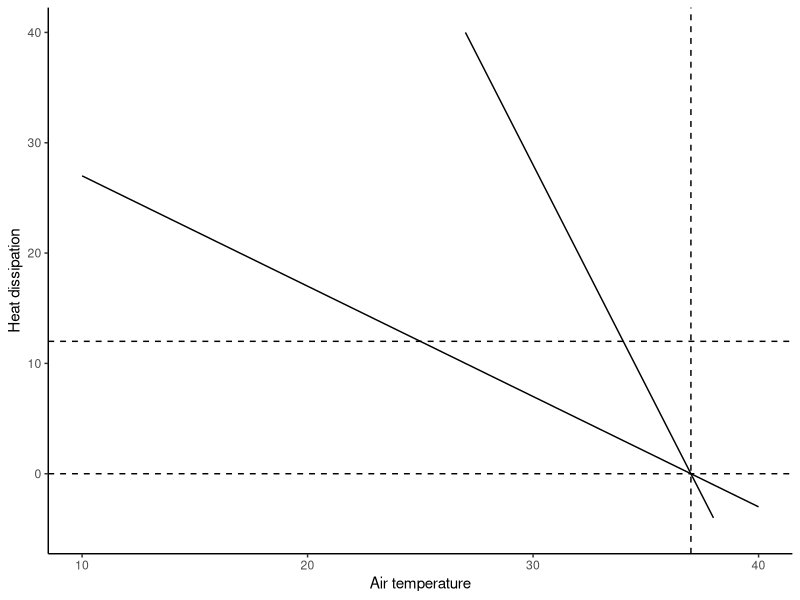
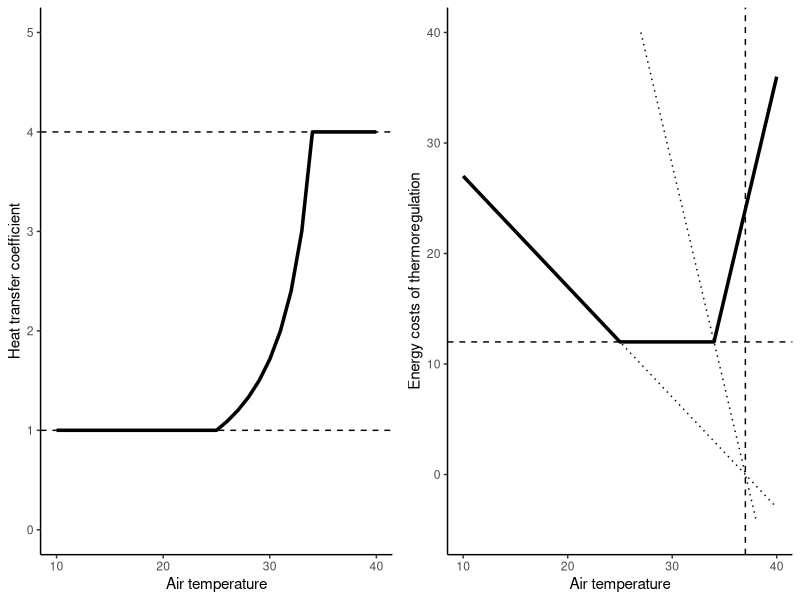
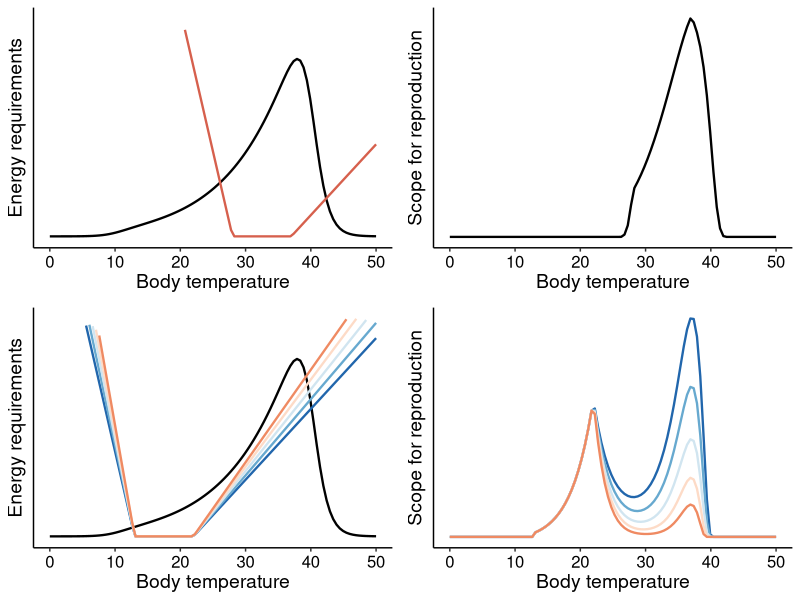
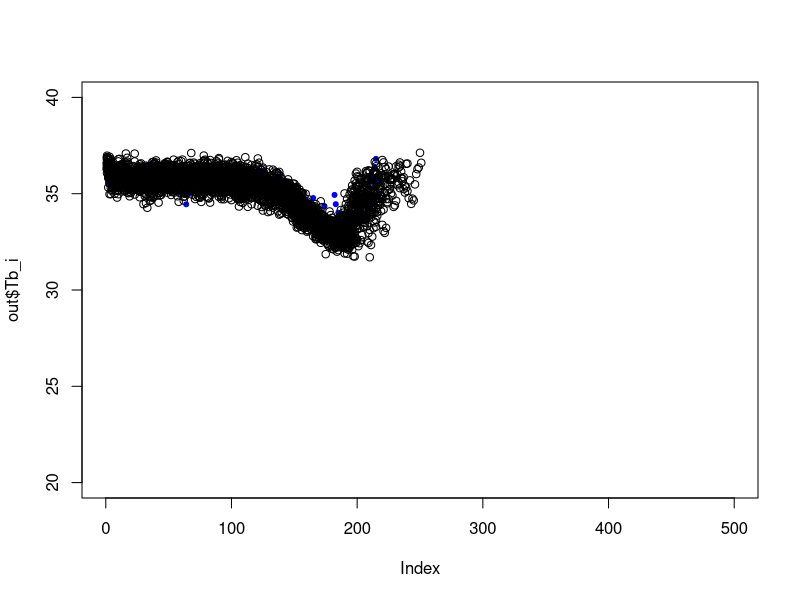
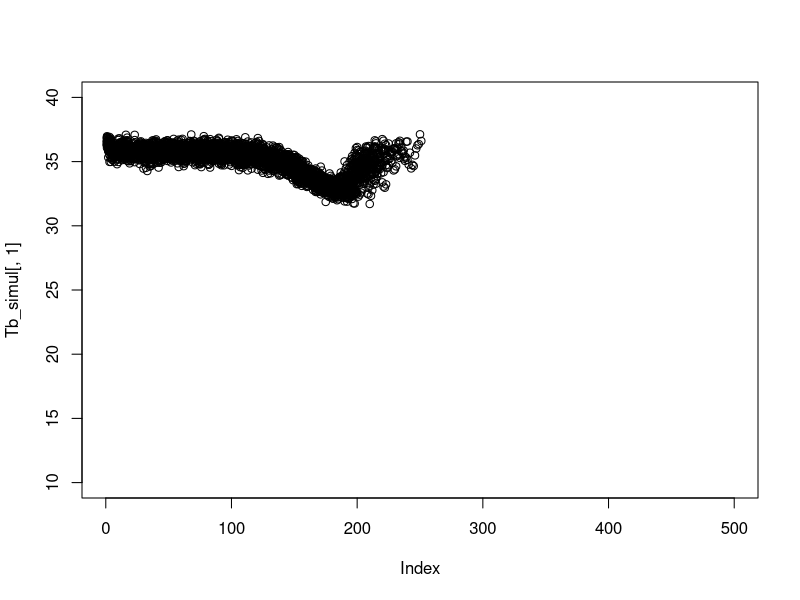
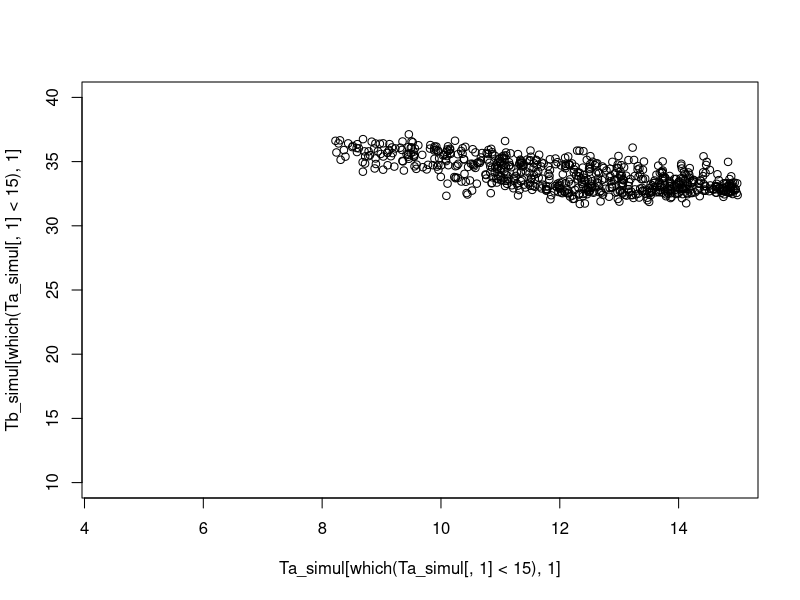
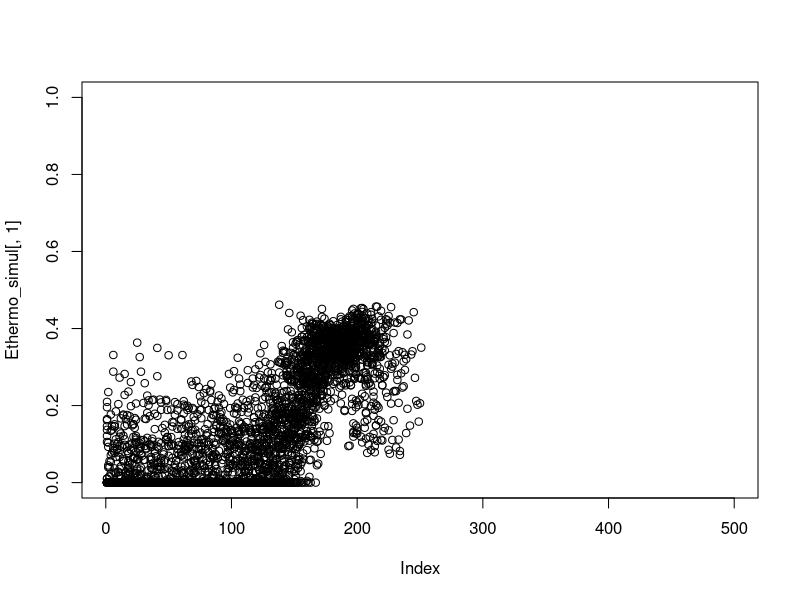
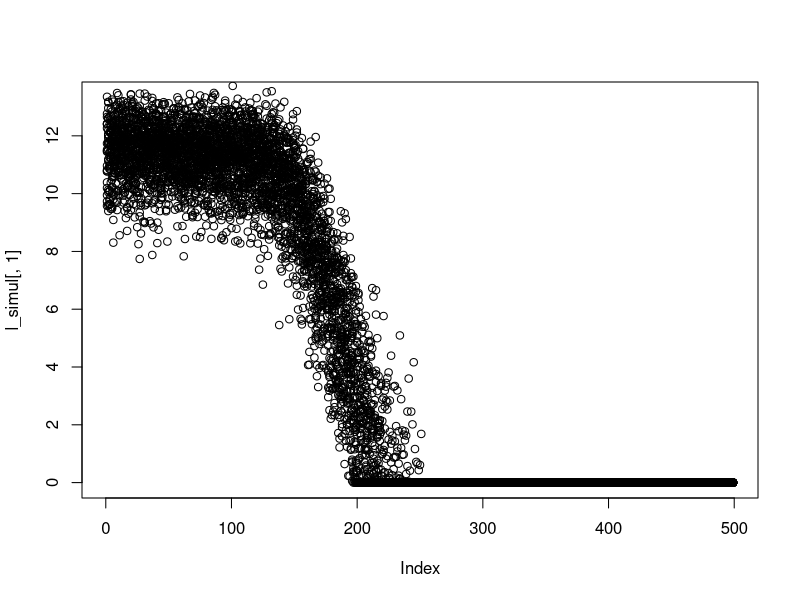

Source code (R) for these figures, in order: (Note: this script raises an error after producing the figures.)
######## R Code for the article ######################################################################
## Rubalcaba, J.G. (in review) "The evolution of homeothermic endothermy as a result of life-history optimization"
## jg.rubalcaba@gmail.com
###################################################################################################### 

######## Temperature Functions ######## 

# temperature dependence of energy assimilation
phi_Tb <- function(Tb, T_A =	10332, T_AL =	50000, T_AH = 90000, T_L = 283.15, T_H = 313.15, T_ref =	293.15){
  phi <- exp(T_A/T_ref - T_A/(Tb+273)) / (1 + exp(T_AL/(Tb+273) - T_AL/T_L) + exp(T_AH/T_H - T_AH/(Tb+273)))
  return(phi)
}
# energy costs of thermoregulation
theta_Tb <- function(Tb, Ta, hmin=1, hmax=4, B=12, gamma=1){
  if(length(Tb)==1 & length(Ta)==1){
    Thmin <- B/hmin+Ta
    Thmax <- B/hmax+Ta
    
    h <- B/(Tb-Ta)
    h[Tb>=Thmin] <- hmin
    h[Tb<Thmax] <- hmax
    
    Qtot <- Qt <- h * (Tb-Ta) - B
    Qt[Tb>Thmax] <- Qtot[Tb>Thmax] 
    Qt[Tb<Thmin] <- -gamma*Qtot[Tb<Thmin] 
  }
  if(length(Ta)>1 & length(Tb)==1){
    Thmin <- Tb-B/hmin
    Thmax <- Tb-B/hmax

    h <- B/(Tb-Ta)
    h[Ta<=Thmin] <- hmin
    h[Ta>Thmax] <- hmax
    
    Qtot <- Qt <- h * (Tb-Ta) - B
    Qt[Ta<Thmin] <- Qtot[Ta<Thmin] 
    Qt[Ta>Thmax] <- -gamma*Qtot[Ta>Thmax] 
  }
  if(length(Tb)>1 & length(Ta)==1){
    Thmin <- B/hmin+Ta
    Thmax <- B/hmax+Ta
    
    h <- B/(Tb-Ta)
    h[Tb>=Thmin] <- hmin
    h[Tb<Thmax] <- hmax

    Qtot <- Qt <- h * (Tb-Ta) - B
    Qt[Tb>Thmax] <- Qtot[Tb>Thmax] 
    Qt[Tb<Thmin] <- -gamma*Qtot[Tb<Thmin] 
  }
  return(Qt)
}

## Details on thermoregulation costs model
Tb=37   # Body temperature
Ta=10:40# Air temperature
hmin=1  # Min and Max heat transfer coefficients: determine the range within 
hmax=4  #       which the animal can thermoregulate by adjusting the thermal conductivity 
        #       without incurring energy costs
B=12    # Basal metabolic heat production   
gamma=1 # Cooling rate-energy conversion coefficient

Qmin <- hmin*(Tb-Ta) # Min and max heat dissipation rates given 
Qmax <- hmax*(Tb-Ta) # min and max heat transfer coefficients

require(ggplot2)
ggplot() + theme_classic() + ylab("Heat dissipation") + xlab("Air temperature") +
  ylim(-5,40) +
  geom_line(mapping=aes(y=Qmin, x=Ta)) + geom_line(mapping=aes(y=Qmax, x=Ta)) +
  geom_hline(yintercept = B, linetype="dashed") +
  geom_hline(yintercept = 0, linetype="dashed") +
  geom_vline(xintercept = Tb, linetype="dashed")

Thmin <- Tb-B/hmin # air temperatures at which hmin / hmax are reached
Thmax <- Tb-B/hmax
 
h <- B/(Tb-Ta) # heat transfer coefficient required to maintain heat production at basal
h[Ta<=Thmin] <- hmin # constrain the required h within hmin and hmax
h[Ta>Thmax] <- hmax 

p1 <- ggplot() + theme_classic() + ylab("Heat transfer coefficient") + xlab("Air temperature") +
  ylim(0,5) + xlim(10,40) +
  geom_line(mapping=aes(y=h, x=Ta), size=1.2) +
  geom_hline(yintercept = hmin, linetype="dashed") +
  geom_hline(yintercept = hmax, linetype="dashed")

Qtot <- Qt <- h * (Tb-Ta) - B 
Qt[Ta<Thmin] <- Qtot[Ta<Thmin] # Energy cost of heating 
Qt[Ta>Thmax] <- -gamma*Qtot[Ta>Thmax] # Energy cost of cooling 

p2 <- ggplot() + theme_classic() + ylab("Energy costs of thermoregulation") + xlab("Air temperature") +
  ylim(-5,40) +
  geom_line(mapping=aes(y=Qmin, x=Ta), lty=3) + 
  geom_line(mapping=aes(y=Qmax, x=Ta), lty=3) +
  geom_line(mapping=aes(y=Qt+B, x=Ta), size=1.2) +
  geom_hline(yintercept = B, linetype="dashed") +
  geom_vline(xintercept = Tb, linetype="dashed")

require(ggpubr)
ggarrange(p1,p2)

######## Analytical solution energy budget : fitness + growth ######## 

balance_function <- function(t0, tmat, tfin, Tb, Ta, mu, lambda, kappa, b, v, a, beta, c){
  phi = phi_Tb(Tb)
  mu_phi = mu * phi
  lambda_phi = lambda * phi
  kappa_theta = kappa * theta_Tb(Tb,Ta)
  
  linf <- (mu_phi - kappa_theta) / lambda_phi
  linf[linf<0]<-0
  k <- lambda_phi*(1-b)
  
  t <- t0:tfin
  T_t <- (1-v) * (t - t0) - v/a * (log(1 + exp(-a*(t-tmat))) - log(1 + exp(-a*(t0-tmat))))
  
  l <- linf * (1 - exp(-k*T_t))
  
  p_t <- v / (1 + exp(-a*(t-tmat)))
  integral <- p_t * l^2 * (linf - l)
  integral_t0 <- integral[1]
  integral_tfin <- integral[tfin]
  
  f <- 3 * beta * k/c * (integral_tfin-integral_t0)
  return(cbind(l,f,t))
}

Tb <- seq(0, 50,length.out=100) # body temperature range
Ta1=25 # Initial ambient temperature (warm)
Ta2=10 # Final ambient temperature (cold)

mu = 0.05
lambda = 0.001
tmat=365
tfin=365*5

v = 0.9
a = 1
t0 = 0

beta = 1
c = 1
b = 2/3

w0=1
Eassim_Emaint <- mu * w0^0.667 * phi_Tb(Tb) - lambda * w0 * phi_Tb(Tb)

kappa=0.013
Ethermo_37 <- kappa * w0^0.667 * theta_Tb(Tb, Ta1)

kappa=0.013
Ethermo_20_001 <- kappa * w0^0.667 * theta_Tb(Tb, Ta2)
kappa=0.014
Ethermo_20_005 <- kappa * w0^0.667 * theta_Tb(Tb, Ta2)
kappa=0.015
Ethermo_20_010 <- kappa * w0^0.667 * theta_Tb(Tb, Ta2)
kappa=0.016
Ethermo_20_015 <- kappa * w0^0.667 * theta_Tb(Tb, Ta2)
kappa=0.017
Ethermo_20_020 <- kappa * w0^0.667 * theta_Tb(Tb, Ta2)

out_37 <- out_20_0.001 <- out_20_0.005 <- out_20_0.010 <- out_20_0.015 <- out_20_0.020 <- as.data.frame(array(NA, dim=c(100, 3)))
for(i in 1:100){
  kappa=0.013
  out <- balance_function(t0, tmat, tfin, Tb[i], Ta1, mu, lambda, kappa, b, v, a, beta, c)
  out_37[i,] <- out[tfin,]
  
  kappa=0.013
  out <- balance_function(t0, tmat, tfin, Tb[i], Ta2, mu, lambda, kappa, b, v, a, beta, c)
  out_20_0.001[i,] <- out[tfin,]
  kappa=0.014
  out <- balance_function(t0, tmat, tfin, Tb[i], Ta2, mu, lambda, kappa, b, v, a, beta, c)
  out_20_0.005[i,] <- out[tfin,]
  kappa=0.015
  out <- balance_function(t0, tmat, tfin, Tb[i], Ta2, mu, lambda, kappa, b, v, a, beta, c)
  out_20_0.010[i,] <- out[tfin,]
  kappa=0.016
  out <- balance_function(t0, tmat, tfin, Tb[i], Ta2, mu, lambda, kappa, b, v, a, beta, c)
  out_20_0.015[i,] <- out[tfin,]
  kappa=0.017
  out <- balance_function(t0, tmat, tfin, Tb[i], Ta2, mu, lambda, kappa, b, v, a, beta, c)
  out_20_0.020[i,] <- out[tfin,]
}

require(ggplot2)
require(RColorBrewer)
df_fig1A <- data.frame(Eassim_Emaint, Ethermo_37, Tb)
p1A <- ggplot() + theme_classic() + ylab("Energy requirements") + xlab("Body temperature") + ylim(-0.001, 0.4) +
  theme(axis.title = element_text(size=14), 
        axis.text.y = element_blank(), 
        axis.ticks.y = element_blank(),
        axis.text.x = element_text(size=12, colour="black")) +
  geom_line(df_fig1A, mapping=aes(y=Eassim_Emaint, x=Tb), linewidth=0.8, col="black") +
  geom_line(df_fig1A, mapping=aes(y=Ethermo_37, x=Tb), linewidth=0.8, col="#D6604D")
#
df_fig1B <- data.frame(out_37, Tb)
p1B <- ggplot() + theme_classic() + ylab("Scope for reproduction") + xlab("Body temperature") + 
  theme(axis.title = element_text(size=14), 
        axis.text.y = element_blank(), 
        axis.ticks.y = element_blank(),
        axis.text.x = element_text(size=12, colour="black")) +
  geom_line(df_fig1B, mapping=aes(y=V2, x=Tb), linewidth=0.8, col="black")
#
df_fig1C <- data.frame(Eassim_Emaint=rep(Eassim_Emaint,5),
                       Ethermo=c(Ethermo_20_001,Ethermo_20_005,Ethermo_20_010,Ethermo_20_015,Ethermo_20_020),
                       k_value=c(sort(rep(c("1","2","3","4","5"),100))),
                       Tb=rep(Tb,5))
p1C <- ggplot() + theme_classic() + ylab("Energy requirements") + xlab("Body temperature") + ylim(-0.001, 0.4) +
  theme(legend.position = "none",
        axis.title = element_text(size=14), 
        axis.text.y = element_blank(), 
        axis.ticks.y = element_blank(),
        axis.text.x = element_text(size=12, colour="black")) +
  geom_line(df_fig1C, mapping=aes(y=Eassim_Emaint, x=Tb), size=0.8, col="black") +
  geom_line(df_fig1C, mapping=aes(y=Ethermo, x=Tb, col=k_value), size=0.8) +
  scale_colour_manual(values=rev(brewer.pal(6, "RdBu")))
#
df_fig1D <- data.frame(Wfin=c(out_20_0.001$V2,out_20_0.005$V2,out_20_0.010$V2,out_20_0.015$V2,out_20_0.020$V2),
                       k_value=c(sort(rep(c("1","2","3","4","5"),100))),
                       Tb=rep(Tb,5))
p1D <- ggplot() + theme_classic() + ylab("Scope for reproduction") + xlab("Body temperature") + 
  theme(legend.position = "none",
        axis.title = element_text(size=14), 
        axis.text.y = element_blank(), 
        axis.ticks.y = element_blank(),
        axis.text.x = element_text(size=12, colour="black")) +
  geom_line(df_fig1D, mapping=aes(y=(Wfin), x=Tb, col=k_value), size=0.8) +
  scale_colour_manual(values=rev(brewer.pal(6, "RdBu")))

######## Fig. 2 ----

require(ggpubr)
ggarrange(p1A, p1B, p1C, p1D, ncol=2, nrow=2) # 800x600

######## Evolutionary dynamics ######## 

EvolDyn <-function(params, time){
  # calculations t=0
  W <- numeric(time)
  N <- numeric(time)
  Tb_i <- numeric(time)
  f_mean <- numeric(time)
  l_mean <- numeric(time)
  vA_Tb_N <- numeric(time)
  vP_Tb_N <- numeric(time)
  Tenv <- numeric(time)
  S_coef <- numeric(time)
  
  # genetics
  Tb0 = params$Tb
  vP_Tb_N[1] = params$vP_Tb
  h2 = params$h2
  vmut = params$vmut
  
  # population parameters
  Wmax = params$Wmax
  N0 = params$N0
  K0 = params$K0
  NC = params$NC
  
  vA_Tb_N[1] <- vP_Tb_N[1] * h2 # initial additive genetic variance
  vE_Tb <- vP_Tb_N[1] - vA_Tb_N[1] # initial environmental variance
  
  N[1] <- N0 # Initial population size
  Tb_i[1] <- Tb0
  
  Tb <- rnorm(N[1], Tb_i[1], sqrt(vP_Tb_N[1])) # Population values for trait, with N[1] individuals...

  # Ambient temperature decline
  Ta_mean <- params$Ta_min + (params$Ta_max-params$Ta_min) * exp(0.05*(time/3 - 1:time)) / (1 + exp(0.05*(time/3 - 1:time)))
  Ta <- Ta_mean + rnorm(time, 0, params$Ta_SD)

  # Run model
  for(i in 2:time){
    if(N[i-1] < NC){
      break
    }
    
    # Covariance Tb vs Fitness
    Tb_seq <- seq(min(Tb,na.rm=T), max(Tb,na.rm=T), length.out=20)
    out_tb <- array(NA, dim=c(20, 3))
    for(j in 1:20){
      out <- balance_function(t0=0, tmat=params$tmat, tfin=params$tfin, Tb=Tb_seq[j], 
                              Ta=Ta[i], mu=params$mu, lambda=params$lambda, kappa=params$kappa, 
                              b=params$b, v=params$v, a=1, beta=1, c=1)
      out_tb[j,] <- out[params$tfin,]
    }
    
    f_mean[i] <- mean(out_tb[,2], na.rm=T)
    l_mean[i] <- mean(out_tb[,1], na.rm=T)
    
    if(round(f_mean[i],3) == 0 || is.nan(f_mean[i]) || is.na(f_mean[i])){
      S=NA
      break
    }
    
    #### Genetic variance components
    h2 <- params$h2 
    vA_Tb_N[i] <- vA_Tb_N[i-1] * (1-(1/(2*N[i-1]))) 
    vE_Tb <- vP_Tb_N[i-1] - vA_Tb_N[i]
    vM_Tb <- vmut * vE_Tb 
    
    vP_Tb_N[i] <- vA_Tb_N[i] + vE_Tb + vM_Tb  
    
    ### Selection coefficient
    S <- cov(out_tb[,2], Tb_seq, use="complete") / f_mean[i]
    
    ### Breeder equation
    R <- h2 * S
    
    # New population numbers
    newTb <- mean(Tb,na.rm=T) + R
    Tb <- rnorm(N[i-1], newTb, sqrt(vP_Tb_N[i]))
    Tb_i[i] <- newTb
    
    #population growth
    K <- round(rnorm(1, K0, K0*0.000010))
    
    W <- f_mean[i] * params$r
    N[i-1] <- ifelse(N[i-1] > K, K, N[i-1])
    N[i] <- round(N[i-1] + ((log(W)*N[i-1]) * (1 - (N[i-1]/K))))
    
    print(i)
  }
  
  out <- data.frame(Tb_i, vA_Tb_N, vP_Tb_N, N, l_mean, f_mean, Ta, S)
  out$Tb_i[which(out$Tb_i == 0)] <- NA
  return(out[-1,])
} 

kappa <- 0.0183
params <- list(Ta_max=25, Ta_min=10, Ta_SD=2,
               mu=0.05, lambda=0.001, kappa=kappa, v=0.9, b=2/3, tmat=365/2, tfin=365*1,
               Tb=37, vP_Tb=4, h2=0.5,                                    
               r=50, N0=500, K0=1e3, NC=100, vmut=1e-3) 
out <- EvolDyn(params, time=500)

Eassim <- params$mu*out$l_mean^params$b*phi_Tb(out$Tb_i)
Emainten <- params$lambda*out$l_mean*phi_Tb(out$Tb_i)
theta <- numeric(499)
for(i in 1:499) theta[i]<-theta_Tb(out$Tb_i[i],out$Ta[i])
Ethermo <- params$kappa*out$l_mean^params$b*theta
Ta <- params$Ta_min + (params$Ta_max-params$Ta_min) * exp(0.05*(499/3 - 1:499)) / (1 + exp(0.05*(499/3 - 1:499)))

plot(out$Tb_i, pch=20, col="blue", ylim=c(20,40))

reps=20
Ethermo_simul <- Tb_simul <- Ta_simul <- l_simul <- array(NA, dim=c(499,reps))
for(i in 1:reps){
  out <- EvolDyn(params, time=500)
  Tb_simul[,i] <- out$Tb_i
  l_simul[,i] <- out$l_mean
  Ta_simul[,i] <- out$Ta
  theta <- numeric(499)
  for(j in 1:499) theta[j]<-theta_Tb(out$Tb_i[j],out$Ta[j])
  Ethermo_simul[,i] <- params$kappa*out$l_mean^params$b*theta
  points(out$Tb_i)
}

plot(Tb_simul[,1], ylim=c(10,40))
for(i in 2:reps) points(Tb_simul[,i])
plot(Tb_simul[which(Ta_simul[,1]<15),1] ~ Ta_simul[which(Ta_simul[,1]<15),1], ylim=c(10,40))
for(i in 2:reps) points(Tb_simul[which(Ta_simul[,i]<15),i] ~ Ta_simul[which(Ta_simul[,i]<15),i])
plot(Ethermo_simul[,1], ylim=c(0,1))
for(i in 2:reps) points(Ethermo_simul[,i])
plot(l_simul[,1])
for(i in 2:reps) points(l_simul[,i])
plot(Tb_simul[,1] ~ l_simul[,1])
for(i in 2:reps) points(Tb_simul[,i] ~ l_simul[,i])

df_fig3 <- data.frame(Tb=as.numeric(Tb_simul), Ethermo=as.numeric(Ethermo_simul), l=as.numeric(l_simul),
                      simul=sort(rep(1:reps,499)),
                      Ta=rep(Ta,10), time=rep(1:499,reps))

p3A <- ggplot() + theme_classic() + ylab("Temperature") + xlab("time") + ylim(20,40) +
  theme(axis.title = element_text(size=14), 
        axis.text.x = element_blank(), 
        axis.ticks.x = element_blank(),
        axis.text.y = element_text(size=12, colour="black")) +
  geom_line(df_fig3, mapping=aes(y=Tb, x=time, group=simul), size=1, col="black") 

p3B <- ggplot() + theme_classic() + ylab("Thermoregulatory costs") + xlab("time") + ylim(-0.001, 0.5) +
  theme(axis.title = element_text(size=14), 
        axis.text.x = element_blank(), 
        axis.ticks.x = element_blank(),
        axis.text.y = element_text(size=12, colour="black")) +
  geom_line(df_fig3, mapping=aes(y=Ethermo, x=time, group=simul), size=1, col="black") 

######## Fig. 3 ----

ggarrange(p3A, p3B, ncol=1, nrow=2) 

##### Temperature fluctuations, heterotermy vs homeothermy
Ta_warm <- 25
Ta_cold <- 10
SD <- 1
kappa_homeo <- 0.005
kappa_hetero <- 0.03

params_warm_homeo <- list(Ta_max=Ta_warm, Ta_min=Ta_warm, Ta_SD=SD,
                          mu=0.05, lambda=0.001, kappa=kappa_homeo, v=0.9, b=2/3, tmat=365/2, tfin=365*1,
                          Tb=37, vP_Tb=4, h2=0.5,                                    
                          r=50, N0=500, K0=1e3, NC=100, vmut=1e-3) 
out_warm_homeo <- EvolDyn(params_warm_homeo, time=2000)

params_warm_hetero <- list(Ta_max=Ta_warm, Ta_min=Ta_warm, Ta_SD=SD,
                          mu=0.05, lambda=0.001, kappa=kappa_hetero, v=0.9, b=2/3, tmat=365/2, tfin=365*1,
                          Tb=37, vP_Tb=4, h2=0.5,                                    
                          r=50, N0=500, K0=1e3, NC=100, vmut=1e-3) 
out_warm_hetero <- EvolDyn(params_warm_hetero, time=2000)

params_cold_homeo <- list(Ta_max=Ta_cold, Ta_min=Ta_cold, Ta_SD=SD,
                          mu=0.05, lambda=0.001, kappa=kappa_homeo, v=0.9, b=2/3, tmat=365/2, tfin=365*1,
                          Tb=37, vP_Tb=4, h2=0.5,                                    
                          r=50, N0=500, K0=1e3, NC=100, vmut=1e-3) 
out_cold_homeo <- EvolDyn(params_cold_homeo, time=2000)

params_cold_hetero <- list(Ta_max=Ta_cold, Ta_min=Ta_cold, Ta_SD=SD,
                           mu=0.05, lambda=0.001, kappa=kappa_hetero, v=0.9, b=2/3, tmat=365/2, tfin=365*1,
                           Tb=37, vP_Tb=4, h2=0.5,                                    
                           r=50, N0=500, K0=1e3, NC=100, vmut=1e-3) 
out_cold_hetero <- EvolDyn(params_cold_hetero, time=2000)

require(ggplot2)
ggplot() + theme_classic() + ylab("Body temperature (ºC)") + xlab("Ambient temperature (ºC)") +
  geom_point(mapping=aes(y=out_warm_homeo$Tb_i, x=out_warm_homeo$Ta), col="red") +
  geom_smooth(mapping=aes(y=out_warm_homeo$Tb_i, x=out_warm_homeo$Ta), method="lm", col="darkred") +
  geom_point(mapping=aes(y=out_cold_homeo$Tb_i, x=out_cold_homeo$Ta), col="blue") +
  geom_smooth(mapping=aes(y=out_cold_homeo$Tb_i, x=out_cold_homeo$Ta), method="lm", col="darkblue") 

ggplot() + theme_classic() + ylab("Body temperature (ºC)") + xlab("Ambient temperature (ºC)") +
  geom_point(mapping=aes(y=out_warm_hetero$Tb_i, x=out_warm_hetero$Ta), col="red") +
  geom_smooth(mapping=aes(y=out_warm_hetero$Tb_i, x=out_warm_hetero$Ta), method="lm", col="darkred") +
  geom_point(mapping=aes(y=out_cold_hetero$Tb_i, x=out_cold_hetero$Ta), col="blue") +
  geom_smooth(mapping=aes(y=out_cold_hetero$Tb_i, x=out_cold_hetero$Ta), method="lm", col="darkblue") 

summary(lm(out_warm_homeo$Tb_i ~ out_warm_homeo$Ta))
summary(lm(out_warm_hetero$Tb_i ~ out_warm_hetero$Ta))

summary(lm(out_cold_homeo$Tb_i ~ out_cold_homeo$Ta))
summary(lm(out_cold_hetero$Tb_i ~ out_cold_hetero$Ta))

### Vector field Tb vs Ta 

n_vectors = 30 # number of vectors
size = 0.05 # vector size

Tb_seq <- seq(20, 42, length.out=n_vectors)
Ta_seq <- seq(7, 30, length.out=n_vectors)

kappa <- 0.0215
params <- list(Ta_max=25, Ta_min=10, Ta_SD=1,
               mu=0.05, lambda=0.001, kappa=kappa, v=0.9, b=2/3, tmat=365/2, tfin=365*1,
               Tb=37, vP_Tb=4, h2=0.5,
               r=50, N0=500, K0=1e3, NC=100, vmut=1e-3)

dW_dTa <- dW_dTb <- array(NA, dim=c(n_vectors,n_vectors))
for(i in 1:n_vectors){
  Ta <- Ta_seq[i]
  for(j in 1:n_vectors){
    Tb <- Tb_seq[j]  
    Tb_diff <- seq(Tb-size, Tb+size, length.out=20)
    out_tb <- array(NA, dim=c(20, 3))
    for(k in 1:20){
      out <- balance_function(t0=0, tmat=params$tmat, tfin=params$tfin, Tb=Tb_diff[k], 
                              Ta=Ta, mu=params$mu, lambda=params$lambda, kappa=params$kappa, 
                              b=params$b, v=params$v, a=1, beta=1, c=1)
      out_tb[k,] <- out[params$tfin,]
    }
    dW_dTb[i,j] <- cov(out_tb[,2],Tb_diff)
    
  }
}

df_vector <- data.frame(Ta=rep(Ta_seq,n_vectors), Tb=sort(rep(Tb_seq,n_vectors)), 
                        dW_dTa=as.numeric(dW_dTa), dW_dTb=as.numeric(dW_dTb),
                        module=sqrt(as.numeric(dW_dTa)^2+as.numeric(dW_dTb)^2))
df_vector$sign <- df_vector$dW_dTb
df_vector$sign[df_vector$sign<0] <- -1
df_vector$sign[df_vector$sign>0] <- 1

require(grid)
require(ggplot2)

# First load all functions in the code: "functions_multiple_scales.R"

ggplot(df_vector, aes(y = Tb, x = Ta)) + theme_bw() + # 500x400
  theme(panel.grid = element_blank(), legend.position="none",
        axis.text = element_text(colour="black")) +
  ylab("Body temperature") + xlab("Ambient temperature") +
  xlim(range(Ta_seq)) + ylim(range(Tb_seq)) +
  geom_segment(df_vector[df_vector$sign>0,], mapping=aes(yend = Tb+dW_dTb*15, xend = Ta, 
                                                         colour=(dW_dTb)),
               arrow = arrow(length = unit(0.3, "cm"), type="closed") ) +
  scale_colour_continuous(low="pink", high="darkred") +
  new_scale_color() +
  geom_segment(df_vector[df_vector$sign<0,], mapping=aes(yend = Tb+dW_dTb*5, xend = Ta, 
                                                         colour=-(dW_dTb)),
               arrow = arrow(length = unit(0.3, "cm"), type="closed")) +
  scale_colour_continuous(low="lightblue", high="darkblue") 

###### Body size dynamics

kappa <- 0.0189

Ta <- seq(25, 10, length.out=200)
Ethermo_simul <- Tb_simul <- l_simul <- numeric(length(Ta))
for(i in 1:length(Ta)){
  params <- list(Ta_max=Ta[i], Ta_min=Ta[i], Ta_SD = 0,
                 mu=0.05, lambda=0.001, kappa=kappa, v=0.9, b=2/3, tmat=365/2, tfin=365*1,
                 Tb=37,  vP_Tb=4, h2=0.5,                                    
                 r=50, N0=500, K0=1e3, NC=100, vmut=1e-3) 

  out <- EvolDyn(params, time=50)
  Tb_simul[i] <- out$Tb_i[nrow(out)]
  l_simul[i] <- out$l_mean[nrow(out)]
  Ethermo_simul[i] <- params$kappa*out$l_mean[nrow(out)]^params$b*theta_Tb(out$Tb_i[nrow(out)],Ta[i])
}

ggplot() + theme_classic() + ylab("Body tempeature") + xlab("Body size") + ylim(20,40) + xlim(0,15) +
  theme(axis.title = element_text(size=14), 
        axis.text = element_text(size=12, colour="black")) +
  geom_point(mapping=aes(y=Tb_simul, x=l_simul, colour=Ta), size=3) +
  scale_color_distiller(palette="RdBu") # 500x400

ggplot() + theme_classic() + ylab("Body tempeature") + xlab("Ambient temperature") + ylim(25,40) + xlim(18,37) +
  theme(axis.title = element_text(size=14), 
        axis.text = element_text(size=12, colour="black")) +
  geom_abline(intercept = 0, slope = 1) +
  geom_point(mapping=aes(y=Tb_simul, x=Ta, size=round(l_simul)^2)) 
